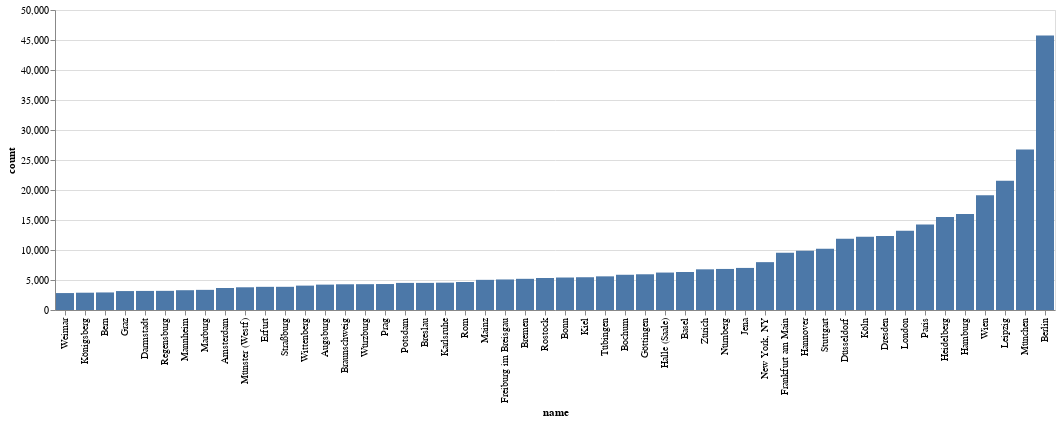

Notebook code for this chart:
### Code cell
graph_count = alt.Chart(df).mark_bar().encode(x=alt.X('name:N', sort='y'), y='count', tooltip=['name', 'count'])
graph_count

### Figure 1 — Vega-Lite specification as saved in the notebook (floating-point values rounded to 4 significant figures)
{"config": {"view": {"continuousWidth": 400, "continuousHeight": 300}}, "data": {"name": "data-7546560d0e171a504e585fe92f35d522"}, "mark": "bar", "encoding": {"tooltip": [{"type": "nominal", "field": "name"}, {"type": "quantitative", "field": "count"}], "x": {"type": "nominal", "field": "name", "sort": "y"}, "y": {"type": "quantitative", "field": "count"}}, "$schema": "https://vega.github.io/schema/vega-lite/v4.8.1.json", "datasets": {"data-7546560d0e171a504e585fe92f35d522": [{"name": "Weimar", "geo": "Weimar, Thüringen, Deutschland", "lat": 50.98, "lon": 11.33, "count": 2823}, {"name": "Königsberg", "geo": "Калининград, городской округ Калининград, Калининградская область, Северо-Западный федеральный округ, Россия", "lat": 54.71, "lon": 20.51, "count": 2883}, {"name": "Bern", "geo": "Bern, Verwaltungskreis Bern-Mittelland, Verwaltungsregion Bern-Mittelland, Bern/Berne, Schweiz/Suisse/Svizzera/Svizra", "lat": 46.95, "lon": 7.451, "count": 2926}, {"name": "Graz", "geo": "Graz, Steiermark, Österreich", "lat": 47.07, "lon": 15.44, "count": 3156}, {"name": "Darmstadt", "geo": "Darmstadt, Hessen, Deutschland", "lat": 49.87, "lon": 8.651, "count": 3179}, {"name": "Regensburg", "geo": "Regensburg, Bayern, Deutschland", "lat": 49.02, "lon": 12.1, "count": 3193}, {"name": "Mannheim", "geo": "Mannheim, Baden-Württemberg, Deutschland", "lat": 49.49, "lon": 8.467, "count": 3298}, {"name": "Marburg", "geo": "Marburg, Landkreis Marburg-Biedenkopf, Hessen, Deutschland", "lat": 50.81, "lon": 8.776, "count": 3358}, {"name": "Amsterdam", "geo": "Amsterdam, Noord-Holland, Nederland", "lat": 52.37, "lon": 4.894, "count": 3670}, {"name": "Münster (Westf)", "geo": "Münster (Westf) Hauptbahnhof, Hamburger Straße, Bahnhof, Innenstadtring, Münster-Mitte, Münster, Nordrhein-Westfalen, 48143, Deutschland", "lat": 51.96, "lon": 7.636, "count": 3786}, {"name": "Erfurt", "geo": "Erfurt, Thüringen, Deutschland", "lat": 50.98, "lon": 11.03, "count": 3861}, {"name": "Straßburg", "geo": "Strasbourg, Bas-Rhin, Grand Est, France métropolitaine, France", "lat": 48.58, "lon": 7.751, "count": 3865}, {"name": "Wittenberg", "geo": "Wittenberg, Sachsen-Anhalt, Deutschland", "lat": 51.87, "lon": 12.65, "count": 4064}, {"name": "Augsburg", "geo": "Augsburg, Bayern, Deutschland", "lat": 48.37, "lon": 10.9, "count": 4230}, {"name": "Braunschweig", "geo": "Braunschweig, Niedersachsen, Deutschland", "lat": 52.26, "lon": 10.52, "count": 4286}, {"name": "Würzburg", "geo": "Würzburg, Bayern, Deutschland", "lat": 49.79, "lon": 9.933, "count": 4302}, {"name": "Prag", "geo": "Hlavní město Praha, Praha, Česko", "lat": 50.09, "lon": 14.42, "count": 4327}, {"name": "Potsdam", "geo": "Potsdam, Brandenburg, Deutschland", "lat": 52.4, "lon": 13.06, "count": 4516}, {"name": "Breslau", "geo": "Wrocław, powiat wrocławski, województwo dolnośląskie, Polska", "lat": 51.13, "lon": 16.98, "count": 4518}, {"name": "Karlsruhe", "geo": "Karlsruhe, Baden-Württemberg, Deutschland", "lat": 49.01, "lon": 8.403, "count": 4555}, {"name": "Rom", "geo": "Roma, Roma Capitale, Lazio, Italia", "lat": 41.89, "lon": 12.48, "count": 4666}, {"name": "Mainz", "geo": "Mainz, Rheinland-Pfalz, Deutschland", "lat": 50.0, "lon": 8.276, "count": 5027}, {"name": "Freiburg im Breisgau", "geo": "Freiburg im Breisgau, Baden-Württemberg, Deutschland", "lat": 48.0, "lon": 7.849, "count": 5089}, {"name": "Bremen", "geo": "Bremen, Deutschland", "lat": 53.08, "lon": 8.807, "count": 5197}, {"name": "Rostock", "geo": "Rostock, Mecklenburg-Vorpommern, Deutschland", "lat": 54.09, "lon": 12.13, "count": 5331}, {"name": "Bonn", "geo": "Bonn, Nordrhein-Westfalen, Deutschland", "lat": 50.74, "lon": 7.101, "count": 5414}, {"name": "Kiel", "geo": "Kiel, Schleswig-Holstein, Deutschland", "lat": 54.32, "lon": 10.14, "count": 5460}, {"name": "Tübingen", "geo": "Tübingen, Landkreis Tübingen, Baden-Württemberg, Deutschland", "lat": 48.52, "lon": 9.054, "count": 5609}, {"name": "Bochum", "geo": "Bochum, Nordrhein-Westfalen, Deutschland", "lat": 51.48, "lon": 7.22, "count": 5873}, {"name": "Göttingen", "geo": "Göttingen, Landkreis Göttingen, Niedersachsen, Deutschland", "lat": 51.53, "lon": 9.935, "count": 5954}, {"name": "Halle (Saale)", "geo": "Halle (Saale), Sachsen-Anhalt, Deutschland", "lat": 51.48, "lon": 11.97, "count": 6240}, {"name": "Basel", "geo": "Basel, Basel-Stadt, Schweiz/Suisse/Svizzera/Svizra", "lat": 47.56, "lon": 7.588, "count": 6332}, {"name": "Zürich", "geo": "Zürich, Bezirk Zürich, Zürich, Schweiz/Suisse/Svizzera/Svizra", "lat": 47.37, "lon": 8.541, "count": 6778}, {"name": "Nürnberg", "geo": "Nürnberg, Bayern, Deutschland", "lat": 49.45, "lon": 11.08, "count": 6843}, {"name": "Jena", "geo": "Jena, Thüringen, Deutschland", "lat": 50.93, "lon": 11.59, "count": 7013}, {"name": "New York, NY", "geo": "New York, United States", "lat": 40.71, "lon": -74.01, "count": 7976}, {"name": "Frankfurt am Main", "geo": "Frankfurt am Main, Hessen, Deutschland", "lat": 50.11, "lon": 8.682, "count": 9554}, {"name": "Hannover", "geo": "Hannover, Region Hannover, Niedersachsen, Deutschland", "lat": 52.37, "lon": 9.739, "count": 9870}, {"name": "Stuttgart", "geo": "Stuttgart, Baden-Württemberg, Deutschland", "lat": 48.78, "lon": 9.18, "count": 10218}, {"name": "Düsseldorf", "geo": "Düsseldorf, Nordrhein-Westfalen, Deutschland", "lat": 51.23, "lon": 6.776, "count": 11892}, {"name": "Köln", "geo": "Köln, Nordrhein-Westfalen, Deutschland", "lat": 50.94, "lon": 6.96, "count": 12223}, {"name": "Dresden", "geo": "Dresden, Sachsen, Deutschland", "lat": 51.05, "lon": 13.74, "count": 12326}, {"name": "London", "geo": "London, Greater London, England, United Kingdom", "lat": 51.51, "lon": -0.1276, "count": 13212}, {"name": "Paris", "geo": "Paris, Île-de-France, France métropolitaine, France", "lat": 48.86, "lon": 2.351, "count": 14265}, {"name": "Heidelberg", "geo": "Heidelberg, Baden-Württemberg, Deutschland", "lat": 49.41, "lon": 8.695, "count": 15480}, {"name": "Hamburg", "geo": "Hamburg, Deutschland", "lat": 53.55, "lon": 10.0, "count": 16002}, {"name": "Wien", "geo": "Wien, Österreich", "lat": 48.21, "lon": 16.37, "count": 19145}, {"name": "Leipzig", "geo": "Leipzig, Sachsen, Deutschland", "lat": 51.34, "lon": 12.37, "count": 21526}, {"name": "München", "geo": "München, Bayern, Deutschland", "lat": 48.14, "lon": 11.58, "count": 26752}, {"name": "Berlin", "geo": "Berlin, 10117, Deutschland", "lat": 52.52, "lon": 13.39, "count": 45744}]}}
